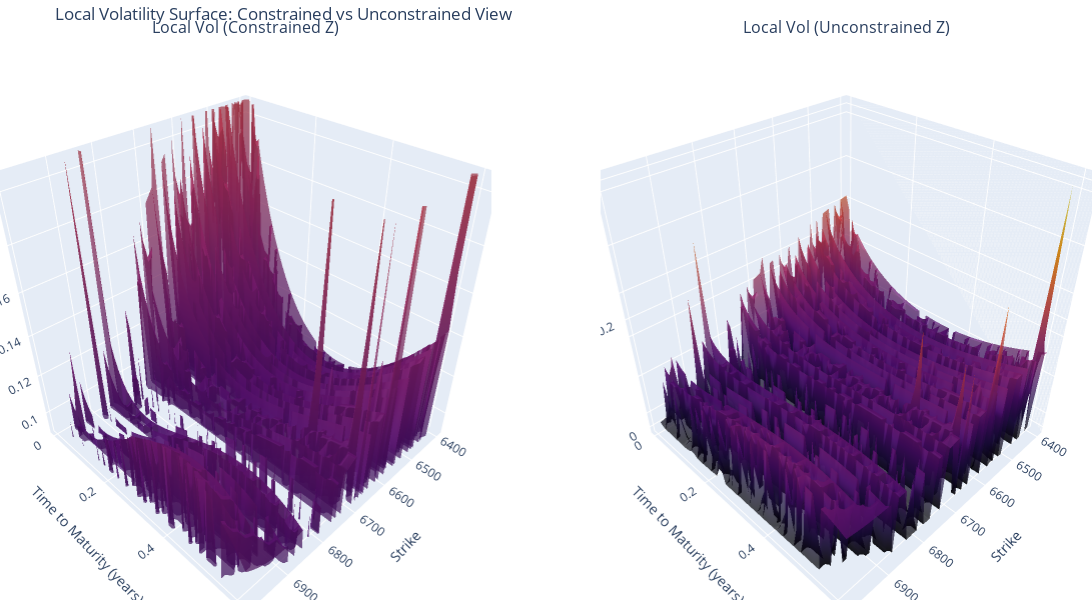

The notebook cell saved with this chart:
### Markdown cell above
### local Vol using regression

### Code cell
impvol_interp = regres
params = [calls["S0"].iloc[0],calls["r"].iloc[0],impvol_interp]
local_vol_surface_ = get_local_vol_surface(calls,params)
plot_local_vol_surface(calls,local_vol_surface_)

### Figure 1 — Plotly figure (JSON) as saved in the notebook; plotly's stock layout.template omitted (floating-point values rounded to 4 significant figures; data arrays with more than 128 entries replaced by an {"elided": "..."} marker saying what was removed)
{"data": [{"colorscale": [[0, "#000004"], [0.1111, "#1b0c41"], [0.2222, "#4a0c6b"], [0.3333, "#781c6d"], [0.4444, "#a52c60"], [0.5556, "#cf4446"], [0.6667, "#ed6925"], [0.7778, "#fb9b06"], [0.8889, "#f7d13d"], [1, "#fcffa4"]], "opacity": 0.7, "scene": "scene", "showlegend": false, "showscale": false, "type": "surface", "x": {"elided": "60x60 float values"}, "y": {"elided": "60x60 float values"}, "z": {"elided": "60x60 float values"}}, {"colorscale": [[0, "#000004"], [0.1111, "#1b0c41"], [0.2222, "#4a0c6b"], [0.3333, "#781c6d"], [0.4444, "#a52c60"], [0.5556, "#cf4446"], [0.6667, "#ed6925"], [0.7778, "#fb9b06"], [0.8889, "#f7d13d"], [1, "#fcffa4"]], "opacity": 0.7, "scene": "scene2", "showlegend": false, "showscale": false, "type": "surface", "x": {"elided": "60x60 float values"}, "y": {"elided": "60x60 float values"}, "z": {"elided": "60x60 float values"}}], "layout": {"annotations": [{"font": {"size": 16}, "showarrow": false, "text": "Local Vol (Constrained Z)", "x": 0.225, "xanchor": "center", "xref": "paper", "y": 1, "yanchor": "bottom", "yref": "paper"}, {"font": {"size": 16}, "showarrow": false, "text": "Local Vol (Unconstrained Z)", "x": 0.775, "xanchor": "center", "xref": "paper", "y": 1, "yanchor": "bottom", "yref": "paper"}], "height": 600, "margin": {"b": 0, "l": 0, "r": 0, "t": 40}, "scene": {"domain": {"x": [0, 0.45], "y": [0, 1]}, "xaxis": {"title": {"text": "Strike"}}, "yaxis": {"title": {"text": "Time to Maturity (years)"}}, "zaxis": {"range": [0.08857, 0.2072], "title": {"text": "Volatility"}}}, "scene2": {"domain": {"x": [0.55, 1], "y": [0, 1]}, "xaxis": {"title": {"text": "Strike"}}, "yaxis": {"title": {"text": "Time to Maturity (years)"}}, "zaxis": {"title": {"text": "Volatility"}}}, "title": {"text": "Local Volatility Surface: Constrained vs Unconstrained View"}, "width": 1200}}
